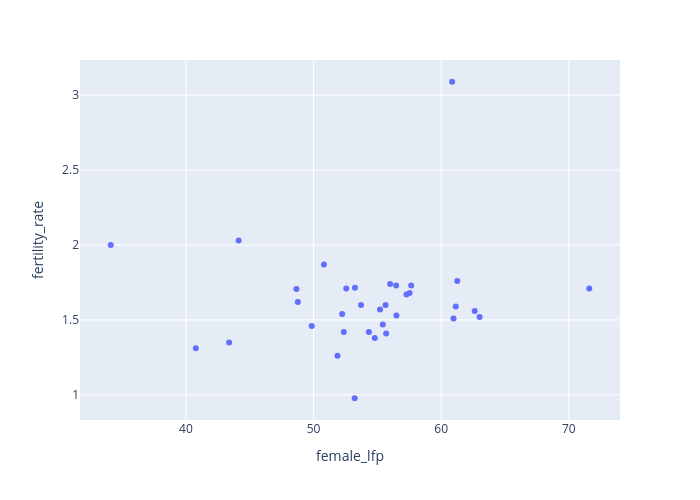

Notebook source saved alongside this figure:
### Code cell
px.scatter(oecd_df, x='female_lfp', y='fertility_rate', 
           hover_name='Country Name', 
           width=700, height=500)

### Figure 1 — Plotly figure (JSON) as saved in the notebook; plotly's stock layout.template omitted (floating-point values rounded to 4 significant figures)
{"data": [{"hovertemplate": "<b>%{hovertext}</b><br><br>female_lfp=%{x}<br>fertility_rate=%{y}<extra></extra>", "hovertext": ["Austria", "Belgium", "Canada", "Switzerland", "Colombia", "Costa Rica", "Czechia", "Germany", "Denmark", "Spain", "Estonia", "Finland", "France", "United Kingdom", "Greece", "Ireland", "Iceland", "Israel", "Italy", "Japan", "Korea, Rep.", "Lithuania", "Luxembourg", "Latvia", "Mexico", "Netherlands", "Norway", "Poland", "Portugal", "Slovak Republic", "Slovenia", "Sweden", "Turkiye", "United States"], "legendgroup": "", "marker": {"color": "#636efa", "symbol": "circle"}, "mode": "markers", "name": "", "orientation": "v", "showlegend": false, "type": "scatter", "x": [55.43, 48.77, 60.97, 63.01, 53.24, 48.66, 52.56, 55.21, 57.65, 51.87, 57.28, 55.69, 50.81, 57.52, 43.39, 56.0, 71.6, 60.86, 40.78, 52.37, 53.22, 56.49, 54.8, 55.64, 44.13, 61.14, 62.62, 49.86, 54.34, 52.24, 53.72, 61.26, 34.12, 56.47], "xaxis": "x", "y": [1.47, 1.62, 1.51, 1.52, 1.715, 1.706, 1.71, 1.57, 1.73, 1.26, 1.67, 1.41, 1.87, 1.68, 1.35, 1.74, 1.71, 3.09, 1.31, 1.42, 0.977, 1.53, 1.38, 1.6, 2.03, 1.59, 1.56, 1.46, 1.42, 1.54, 1.6, 1.76, 2.0, 1.73], "yaxis": "y"}], "layout": {"height": 500, "legend": {"tracegroupgap": 0}, "margin": {"t": 60}, "width": 700, "xaxis": {"anchor": "y", "domain": [0, 1], "title": {"text": "female_lfp"}}, "yaxis": {"anchor": "x", "domain": [0, 1], "title": {"text": "fertility_rate"}}}}
